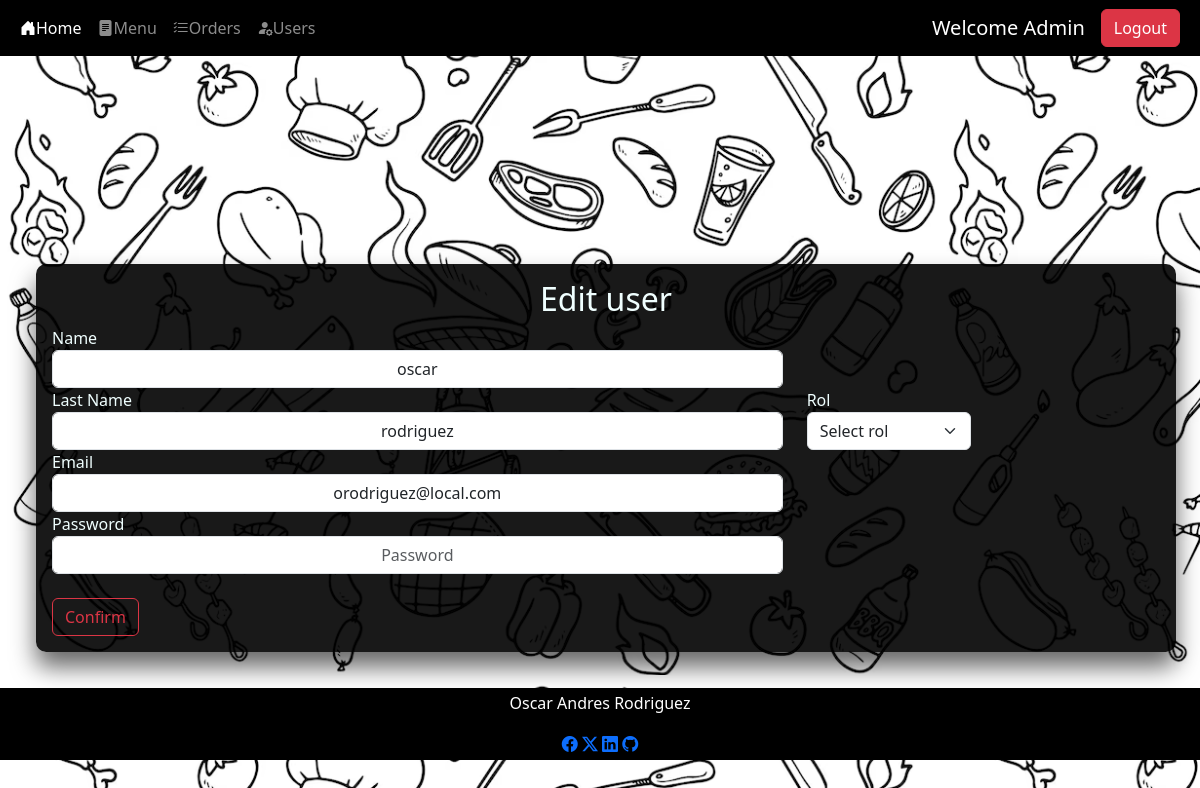
The app's page /users/update_user/3 (signed in), older data.
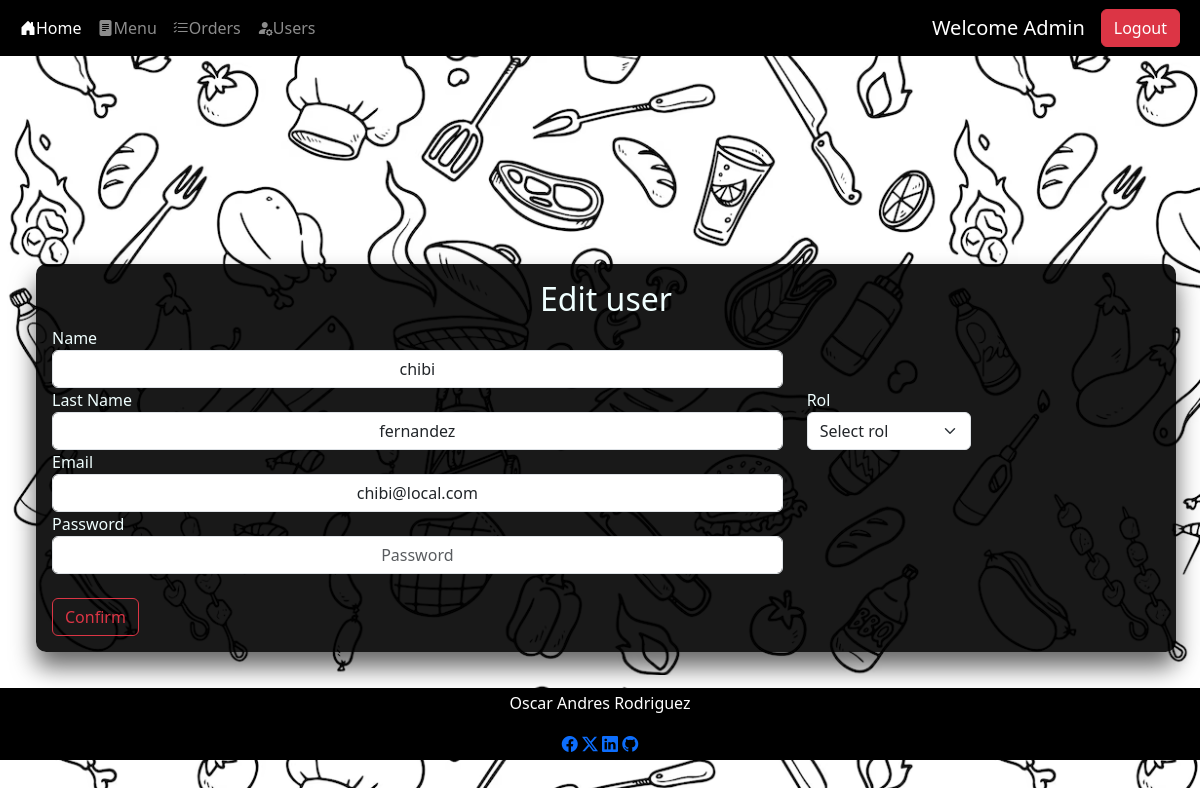
The same page, newer data.
### src/db/db_models.py (models this page shows)
class Users(Base):
    __tablename__ = "users"
    id = Column(Integer,primary_key=True, index=True)
    name = Column(String)
    last_name = Column(String)
    email = Column(String, unique=True, index=True, nullable=False)
    password = Column(String, nullable=False)
    rol_id = Column(Integer, ForeignKey('roles.id'), nullable=True)

### src/routes/users.py (the view)
@router.get('/update_user/{id}')
def update_user_page(request: Request, response:Response, id:int, db: Session = Depends(get_db)):
    print("Loading edit user page")
    user, body = get_current_user(request=request, db=db)
    if user is None:
        return RedirectResponse(url="/home",status_code=status.HTTP_307_TEMPORARY_REDIRECT)
    if user.rol_id != 1:
        body["msg"] = "Unauthorized user getting back to home page"
        return templates.TemplateResponse("users.html", body)
    edit_user = db.query(Users).filter(Users.id == id).first()
    body["user"] = edit_user
    return templates.TemplateResponse("edit-user.html", body)

### templates/edit-user.html (shortened to what this page needs)
{% extends "layout.html" %}
{% block content %}
<div class="center-box container m-4 p-3" >
    <h2 class="text-center">Edit user</h2>
    <form action="/users/update_user/{{user.id}}" method="post">
        <div class="row align-items-center">
            <div class="col-md-8 ">
                <label for="name">Name</label>
                <input type="text" class="form-control text-center" name="name" id="name" value="{{user.name}}">
            </div>
            <div class=" col-md-8">
                <label for="last_name">Last Name</label>
                <input type="text" class="form-control text-center" name="last_name" id="last_name" value="{{user.last_name}}">
            </div>
            <div class=" col-md-2">
                <label for="rol">Rol</label>
                <select name="rol" id="rol" class="form-select">
                    <option selected>Select rol</option>
                </select>
            </div>
        </div>
        <div class="row align-items-center">
            <div class="col-8">
                <label for="email">Email</label>
                <input type="email" class="form-control text-center" name="email" id="email" value="{{user.email}}">
            </div>
            <div class="col-8">
                <label for="password">Password</label>
                <input type="password" class="form-control text-center" name="password" id="password" placeholder="Password">
            </div>
        </div>
        <div class="col-auto pt-4">
            <button type="submit" class="btn btn-outline-danger ">Confirm</button>
        </div>
    </form>
</div>
{% endblock %}

### templates/layout.html (shortened to what this page needs)
<!DOCTYPE html>
<html lang="en">
<head>
  <link rel="stylesheet" href="https://cdn.jsdelivr.net/npm/bootstrap-icons@1.11.1/font/bootstrap-icons.css">
  <link href="https://cdn.jsdelivr.net/npm/bootstrap@5.3.2/dist/css/bootstrap.min.css"
  rel="stylesheet"
>
  <link rel="stylesheet" href="/static/styles.css">
</head>
<body>
  <nav class="navbar navbar-expand-lg navbar-dark bg-black ">
    <div class="container-fluid">
      <div class="collapse navbar-collapse" id="navbarSupportedContent">
        <ul class="navbar-nav me-auto mb-2 mb-lg-0">
          <li class="nav-item">
            <a class="nav-link active" aria-current="page" href="/home"> <i class="bi-house-door-fill"></i>Home</a>
          </li>
        {% if session %}
          <li class="nav-item">
            <a class="nav-link" href="/menu"> <i class="bi-file-text-fill"></i>Menu</a>
          </li>
          <li class="nav-item">
            <a class="nav-link" href="/orders"> <i class="bi-list-check"></i>Orders</a>
          </li>
        {% endif %}
        {% if rol == 1%}
          <li class="nav-item">
            <a class="nav-link" href="/users/users"> <i class="bi-person-fill-gear"></i>Users</a>
          </li>
        {% endif %}
      </ul>
      {% if USERNAME  %}
      <a class="navbar-brand">Welcome {{ USERNAME | title }}</a>
      {% endif %}
        {% if session == True %}
        <form class="d-flex" role="logout" method="post" action="/logout">
          <button class="btn btn-danger me-2" href="/logout" type="submit">Logout</button>
        </form>
          {% else %}
          <a class="btn btn-success me-2" href="/login">Login</a>
          {% endif %}
      </div>
    </div>
  </nav>
  <div class="container-fluid">
    {% block content %}
    {% endblock %}
  </div>
  <footer class="container-fluid">
    <p>Oscar Andres Rodriguez</p>
      <a href="https://www.facebook.com/Andres.kenji" target="_blank" ><i class="bi-facebook"></i></a>
      <a href="https://twitter.com/Kenji_Andres" target="_blank" ><i class="bi-twitter-x"></i></a>
      <a href="https://www.linkedin.com/in/oarf/" target="_blank"><i class="bi-linkedin"></i></a>
      <a href="https://github.com/AndresKenji" target="_blank" ><i class="bi-github"></i></a>
  </footer>
  </body>
  </html>

### static/styles.css (style rules this page uses)
body { background-image: url("/static/food.png"); }
footer { background-color: black; color: white; padding: 3px; line-height:25px; text-align:center; position:absolute; bottom:40px; left:0; width:100%; }
.center-box { position: absolute; top: 30%; background: rgba(0,0,0,.9); color: azure; box-sizing: border-box; box-shadow: 0 15px 25px rgba(0,0,0,.6); border-radius: 10px; }

Row changes from the older to the newer data that the page shows:
changed Users: name "oscar" → "chibi"; last_name "rodriguez" → "fernandez"; email "orodriguez@local.com" → "chibi@local.com"
